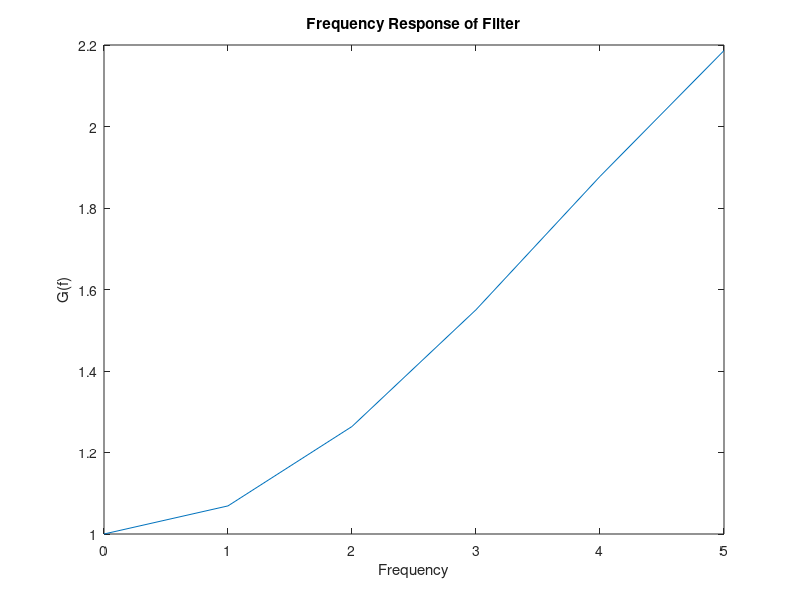

This figure's MATLAB source:
% Problem 4
% Write a program to design an IIR high-pass digital filter based on a Butterworth analogue prototype. 
%The user should be able to specify the filter with: the -3 dB cut-off frequency; and the frequency at 
%an X dB attenuation point of the filter; and the sampling rate. (From these specifications the program 
%should automatically determine the required filter order).
% Plot the magnitude of the frequency response of the filter.

point_1_f = input('Enter desired -3dB cut-off frequency : ')
point_2 = input('Enter next attenuation point (dB): ')
point_2_f = input('Enter desired frequency at the next attenuation point : ')
sample_rate = input('Enter sampling rate : ')

T = 1/sample_rate;
w = 0:sample_rate;
w_ac = (2/T) * tan(2*pi * point_1_f * T / 2);
w_att = (2/T) * tan(2*pi * T * point_2_f/2);

filter_order = round(log10(10^(point_2/10) - 1) / (2*log10(w_ac/w_att)));
disp(['Filter has order: ', num2str(filter_order)]);

z = exp(1i*w*T);
% High-pass filter:
G = (z-1) ./ (2 + w_ac * (T/2)).*z + (w_ac*(T/2) - 1);

% Plot up until operating range of filter at z=-1
h = figure;
plot(w,abs(G).^2);
xlabel('Frequency');
ylabel('G(f)');
title('Frequency Response of Filter')